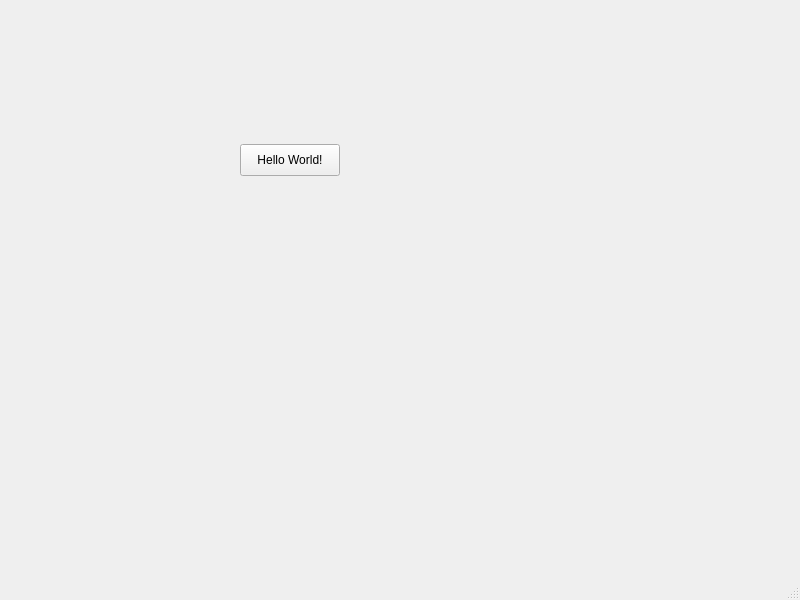
<?xml version="1.0" encoding="UTF-8"?>
<ui version="4.0">
 <class>MainWindow</class>
 <widget class="QMainWindow" name="MainWindow">
  <property name="geometry">
   <rect>
    <x>0</x>
    <y>0</y>
    <width>800</width>
    <height>600</height>
   </rect>
  </property>
  <property name="windowTitle">
   <string>MainWindow</string>
  </property>
  <widget class="QWidget" name="centralwidget">
   <widget class="QWidget" name="gridLayoutWidget">
    <property name="geometry">
     <rect>
      <x>210</x>
      <y>120</y>
      <width>160</width>
      <height>80</height>
     </rect>
    </property>
    <layout class="QGridLayout" name="gridLayout">
     <item row="0" column="0">
      <widget class="QPushButton" name="pushButton">
       <property name="minimumSize">
        <size>
         <width>100</width>
         <height>32</height>
        </size>
       </property>
       <property name="maximumSize">
        <size>
         <width>100</width>
         <height>32</height>
        </size>
       </property>
       <property name="text">
        <string>Hello World!</string>
       </property>
      </widget>
     </item>
    </layout>
   </widget>
  </widget>
  <widget class="QMenuBar" name="menubar">
   <property name="geometry">
    <rect>
     <x>0</x>
     <y>0</y>
     <width>800</width>
     <height>37</height>
    </rect>
   </property>
  </widget>
  <widget class="QStatusBar" name="statusbar"/>
 </widget>
 <resources/>
 <connections/>
</ui>
